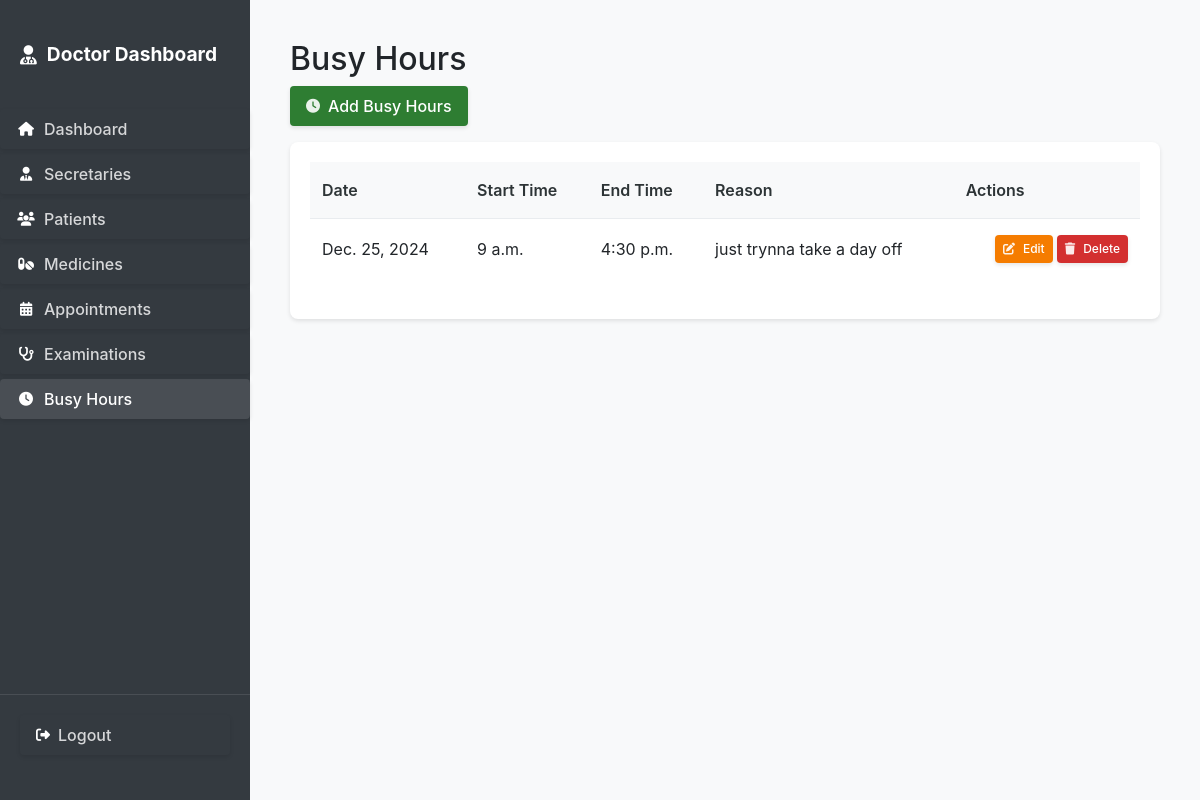
Before: /doctor/busy-hours/ (signed in) with the older database file.
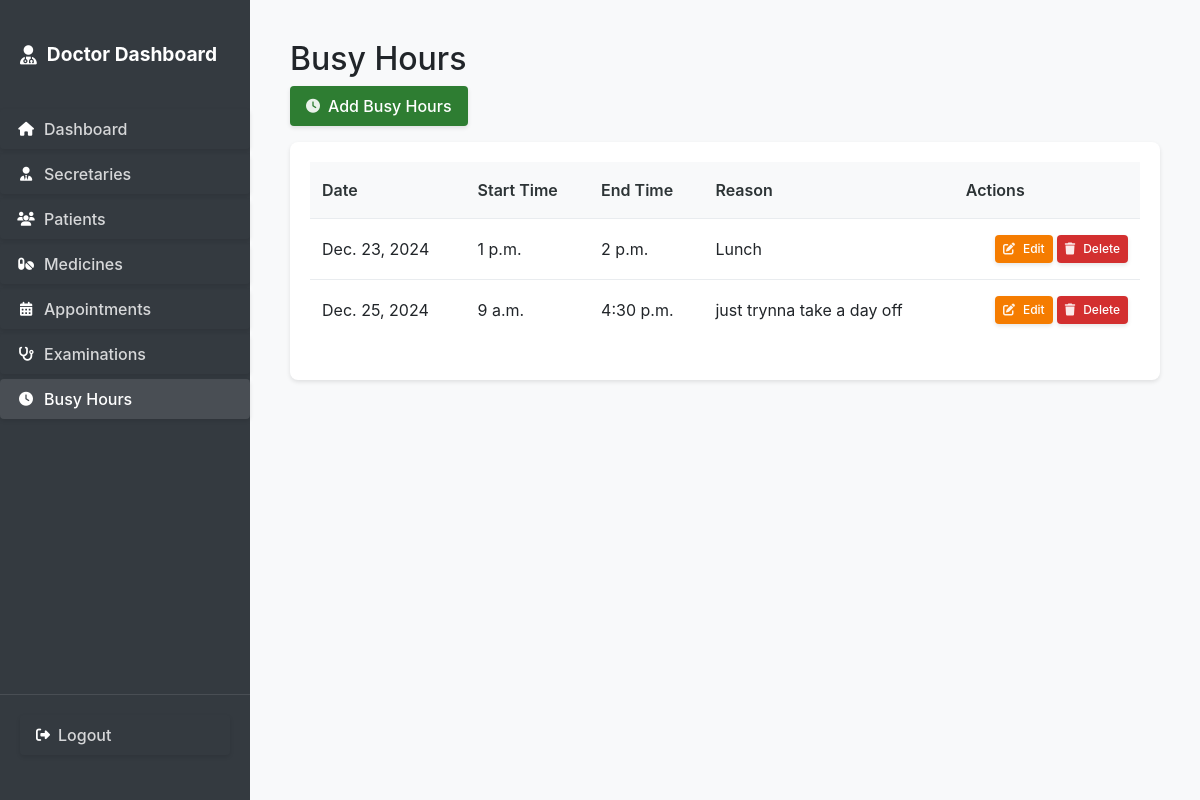
After: the same page with the newer database file.
### secretary_dash/models.py (models this page shows, shortened)
class BusyHours(models.Model):
    date = models.DateField()
    start_time = models.TimeField()
    end_time = models.TimeField()
    reason = models.CharField(max_length=200)
    created_at = models.DateTimeField(auto_now_add=True)
    class Meta:
        verbose_name = "Busy Hours"
        verbose_name_plural = "Busy Hours"
        ordering = ['date', 'start_time']

### secretary_dash/views.py (the view)
# urls.py: path('doctor/busy-hours/', views.busy_hours_list, name='busy_hours_list'),
@login_required
@user_passes_test(is_doctor)
def busy_hours_list(request):
    busy_hours = BusyHours.objects.all().order_by('date', 'start_time')
    return render(request, 'secretary_dash/doctor/busy_hours_list.html', {'busy_hours': busy_hours})

### secretary_dash/auth.py (called while the page is built)
    def get_user(self, user_id):
        UserModel = get_user_model()
        try:
            return UserModel.objects.get(pk=user_id)
        except UserModel.DoesNotExist:
            return None

### secretary_dash/views.py (called while the page is built)
def is_doctor(user):
    return user.is_superuser

### templates/secretary_dash/doctor/busy_hours_list.html (shortened to what this page needs)
{% extends 'secretary_dash/common/table_base.html' %}
{% block page_title %}Busy Hours{% endblock %}
{% block header_actions %}
<a href="{% url 'secretary_dash:busy_hours_create' %}" class="btn btn-add">
    <i class="fas fa-clock"></i>
    <span>Add Busy Hours</span>
</a>
{% endblock %}
{% block table_content %}
{% if busy_hours %}
    <table>
        <thead>
            <tr>
                <th>Date</th>
                <th>Start Time</th>
                <th>End Time</th>
                <th>Reason</th>
                <th>Actions</th>
            </tr>
        </thead>
        <tbody>
            {% for busy in busy_hours %}
                <tr>
                    <td>{{ busy.date }}</td>
                    <td>{{ busy.start_time }}</td>
                    <td>{{ busy.end_time }}</td>
                    <td>{{ busy.reason|default:"-" }}</td>
                    <td class="actions">
                        <a href="{% url 'secretary_dash:busy_hours_edit' busy.id %}" class="btn btn-edit btn-sm">
                            <i class="fas fa-edit"></i>
                            <span>Edit</span>
                        </a>
                        <form method="post" action="{% url 'secretary_dash:busy_hours_delete' busy.id %}" style="display: inline;">
                            <button type="submit" class="btn btn-delete btn-sm" onclick="return confirm('Are you sure you want to delete these busy hours?');">
                                <i class="fas fa-trash"></i>
                                <span>Delete</span>
                            </button>
                        </form>
                    </td>
                </tr>
            {% endfor %}
        </tbody>
    </table>
{% else %}
    <div class="no-data">
        <i class="far fa-clock"></i>
        <p>No busy hours scheduled.</p>
    </div>
{% endif %}
{% endblock %}

Changed rows visible on the page:
added BusyHours: date "Dec. 23, 2024", start_time "1 p.m.", end_time "2 p.m.", reason "Lunch"
